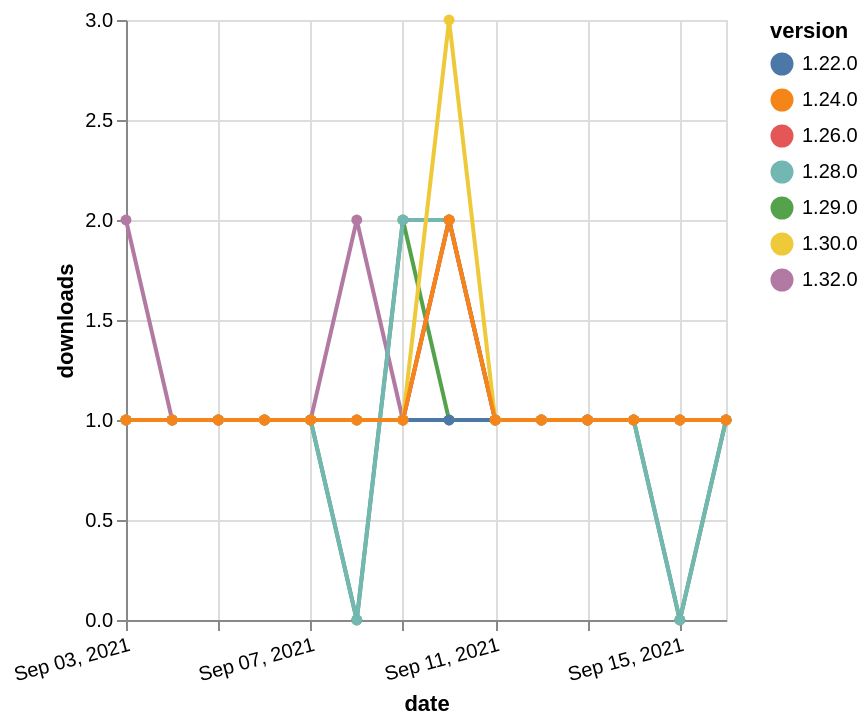

Write a Vega-Lite specification for this figure.
### Vega-Lite specification from a JSON file in a GitHub repository (floating-point values rounded to 4 significant figures)
{"$schema": "https://vega.github.io/schema/vega-lite/v5.json", "description": "A simple bar chart with embedded data.", "data": {"values": [{"date": "2021-09-03", "total": 137, "delta": 1, "version": "1.29.0"}, {"date": "2021-09-04", "total": 138, "delta": 1, "version": "1.29.0"}, {"date": "2021-09-05", "total": 139, "delta": 1, "version": "1.29.0"}, {"date": "2021-09-06", "total": 140, "delta": 1, "version": "1.29.0"}, {"date": "2021-09-07", "total": 141, "delta": 1, "version": "1.29.0"}, {"date": "2021-09-08", "total": 141, "delta": 0, "version": "1.29.0"}, {"date": "2021-09-09", "total": 143, "delta": 2, "version": "1.29.0"}, {"date": "2021-09-10", "total": 144, "delta": 1, "version": "1.29.0"}, {"date": "2021-09-11", "total": 145, "delta": 1, "version": "1.29.0"}, {"date": "2021-09-12", "total": 146, "delta": 1, "version": "1.29.0"}, {"date": "2021-09-13", "total": 147, "delta": 1, "version": "1.29.0"}, {"date": "2021-09-14", "total": 148, "delta": 1, "version": "1.29.0"}, {"date": "2021-09-15", "total": 148, "delta": 0, "version": "1.29.0"}, {"date": "2021-09-16", "total": 149, "delta": 1, "version": "1.29.0"}, {"date": "2021-09-03", "total": 115, "delta": 2, "version": "1.32.0"}, {"date": "2021-09-04", "total": 116, "delta": 1, "version": "1.32.0"}, {"date": "2021-09-05", "total": 117, "delta": 1, "version": "1.32.0"}, {"date": "2021-09-06", "total": 118, "delta": 1, "version": "1.32.0"}, {"date": "2021-09-07", "total": 119, "delta": 1, "version": "1.32.0"}, {"date": "2021-09-08", "total": 121, "delta": 2, "version": "1.32.0"}, {"date": "2021-09-09", "total": 122, "delta": 1, "version": "1.32.0"}, {"date": "2021-09-10", "total": 124, "delta": 2, "version": "1.32.0"}, {"date": "2021-09-11", "total": 125, "delta": 1, "version": "1.32.0"}, {"date": "2021-09-12", "total": 126, "delta": 1, "version": "1.32.0"}, {"date": "2021-09-13", "total": 127, "delta": 1, "version": "1.32.0"}, {"date": "2021-09-14", "total": 128, "delta": 1, "version": "1.32.0"}, {"date": "2021-09-15", "total": 129, "delta": 1, "version": "1.32.0"}, {"date": "2021-09-16", "total": 130, "delta": 1, "version": "1.32.0"}, {"date": "2021-09-03", "total": 205, "delta": 1, "version": "1.22.0"}, {"date": "2021-09-04", "total": 206, "delta": 1, "version": "1.22.0"}, {"date": "2021-09-05", "total": 207, "delta": 1, "version": "1.22.0"}, {"date": "2021-09-06", "total": 208, "delta": 1, "version": "1.22.0"}, {"date": "2021-09-07", "total": 209, "delta": 1, "version": "1.22.0"}, {"date": "2021-09-08", "total": 210, "delta": 1, "version": "1.22.0"}, {"date": "2021-09-09", "total": 211, "delta": 1, "version": "1.22.0"}, {"date": "2021-09-10", "total": 212, "delta": 1, "version": "1.22.0"}, {"date": "2021-09-11", "total": 213, "delta": 1, "version": "1.22.0"}, {"date": "2021-09-12", "total": 214, "delta": 1, "version": "1.22.0"}, {"date": "2021-09-13", "total": 215, "delta": 1, "version": "1.22.0"}, {"date": "2021-09-14", "total": 216, "delta": 1, "version": "1.22.0"}, {"date": "2021-09-15", "total": 217, "delta": 1, "version": "1.22.0"}, {"date": "2021-09-16", "total": 218, "delta": 1, "version": "1.22.0"}, {"date": "2021-09-03", "total": 147, "delta": 1, "version": "1.28.0"}, {"date": "2021-09-04", "total": 148, "delta": 1, "version": "1.28.0"}, {"date": "2021-09-05", "total": 149, "delta": 1, "version": "1.28.0"}, {"date": "2021-09-06", "total": 150, "delta": 1, "version": "1.28.0"}, {"date": "2021-09-07", "total": 151, "delta": 1, "version": "1.28.0"}, {"date": "2021-09-08", "total": 151, "delta": 0, "version": "1.28.0"}, {"date": "2021-09-09", "total": 153, "delta": 2, "version": "1.28.0"}, {"date": "2021-09-10", "total": 155, "delta": 2, "version": "1.28.0"}, {"date": "2021-09-11", "total": 156, "delta": 1, "version": "1.28.0"}, {"date": "2021-09-12", "total": 157, "delta": 1, "version": "1.28.0"}, {"date": "2021-09-13", "total": 158, "delta": 1, "version": "1.28.0"}, {"date": "2021-09-14", "total": 159, "delta": 1, "version": "1.28.0"}, {"date": "2021-09-15", "total": 159, "delta": 0, "version": "1.28.0"}, {"date": "2021-09-16", "total": 160, "delta": 1, "version": "1.28.0"}, {"date": "2021-09-03", "total": 169, "delta": 1, "version": "1.26.0"}, {"date": "2021-09-04", "total": 170, "delta": 1, "version": "1.26.0"}, {"date": "2021-09-05", "total": 171, "delta": 1, "version": "1.26.0"}, {"date": "2021-09-06", "total": 172, "delta": 1, "version": "1.26.0"}, {"date": "2021-09-07", "total": 173, "delta": 1, "version": "1.26.0"}, {"date": "2021-09-08", "total": 174, "delta": 1, "version": "1.26.0"}, {"date": "2021-09-09", "total": 175, "delta": 1, "version": "1.26.0"}, {"date": "2021-09-10", "total": 177, "delta": 2, "version": "1.26.0"}, {"date": "2021-09-11", "total": 178, "delta": 1, "version": "1.26.0"}, {"date": "2021-09-12", "total": 179, "delta": 1, "version": "1.26.0"}, {"date": "2021-09-13", "total": 180, "delta": 1, "version": "1.26.0"}, {"date": "2021-09-14", "total": 181, "delta": 1, "version": "1.26.0"}, {"date": "2021-09-15", "total": 182, "delta": 1, "version": "1.26.0"}, {"date": "2021-09-16", "total": 183, "delta": 1, "version": "1.26.0"}, {"date": "2021-09-03", "total": 164, "delta": 1, "version": "1.30.0"}, {"date": "2021-09-04", "total": 165, "delta": 1, "version": "1.30.0"}, {"date": "2021-09-05", "total": 166, "delta": 1, "version": "1.30.0"}, {"date": "2021-09-06", "total": 167, "delta": 1, "version": "1.30.0"}, {"date": "2021-09-07", "total": 168, "delta": 1, "version": "1.30.0"}, {"date": "2021-09-08", "total": 169, "delta": 1, "version": "1.30.0"}, {"date": "2021-09-09", "total": 170, "delta": 1, "version": "1.30.0"}, {"date": "2021-09-10", "total": 173, "delta": 3, "version": "1.30.0"}, {"date": "2021-09-11", "total": 174, "delta": 1, "version": "1.30.0"}, {"date": "2021-09-12", "total": 175, "delta": 1, "version": "1.30.0"}, {"date": "2021-09-13", "total": 176, "delta": 1, "version": "1.30.0"}, {"date": "2021-09-14", "total": 177, "delta": 1, "version": "1.30.0"}, {"date": "2021-09-15", "total": 178, "delta": 1, "version": "1.30.0"}, {"date": "2021-09-16", "total": 179, "delta": 1, "version": "1.30.0"}, {"date": "2021-09-03", "total": 292, "delta": 1, "version": "1.24.0"}, {"date": "2021-09-04", "total": 293, "delta": 1, "version": "1.24.0"}, {"date": "2021-09-05", "total": 294, "delta": 1, "version": "1.24.0"}, {"date": "2021-09-06", "total": 295, "delta": 1, "version": "1.24.0"}, {"date": "2021-09-07", "total": 296, "delta": 1, "version": "1.24.0"}, {"date": "2021-09-08", "total": 297, "delta": 1, "version": "1.24.0"}, {"date": "2021-09-09", "total": 298, "delta": 1, "version": "1.24.0"}, {"date": "2021-09-10", "total": 300, "delta": 2, "version": "1.24.0"}, {"date": "2021-09-11", "total": 301, "delta": 1, "version": "1.24.0"}, {"date": "2021-09-12", "total": 302, "delta": 1, "version": "1.24.0"}, {"date": "2021-09-13", "total": 303, "delta": 1, "version": "1.24.0"}, {"date": "2021-09-14", "total": 304, "delta": 1, "version": "1.24.0"}, {"date": "2021-09-15", "total": 305, "delta": 1, "version": "1.24.0"}, {"date": "2021-09-16", "total": 306, "delta": 1, "version": "1.24.0"}]}, "width": "container", "mark": {"type": "line", "point": {"filled": true}}, "encoding": {"x": {"field": "date", "type": "temporal", "timeUnit": "yearmonthdate", "title": "date", "axis": {"labelAngle": -15}}, "y": {"field": "delta", "type": "quantitative", "title": "downloads"}, "color": {"field": "version", "type": "nominal"}, "tooltip": {"field": "delta"}}}
